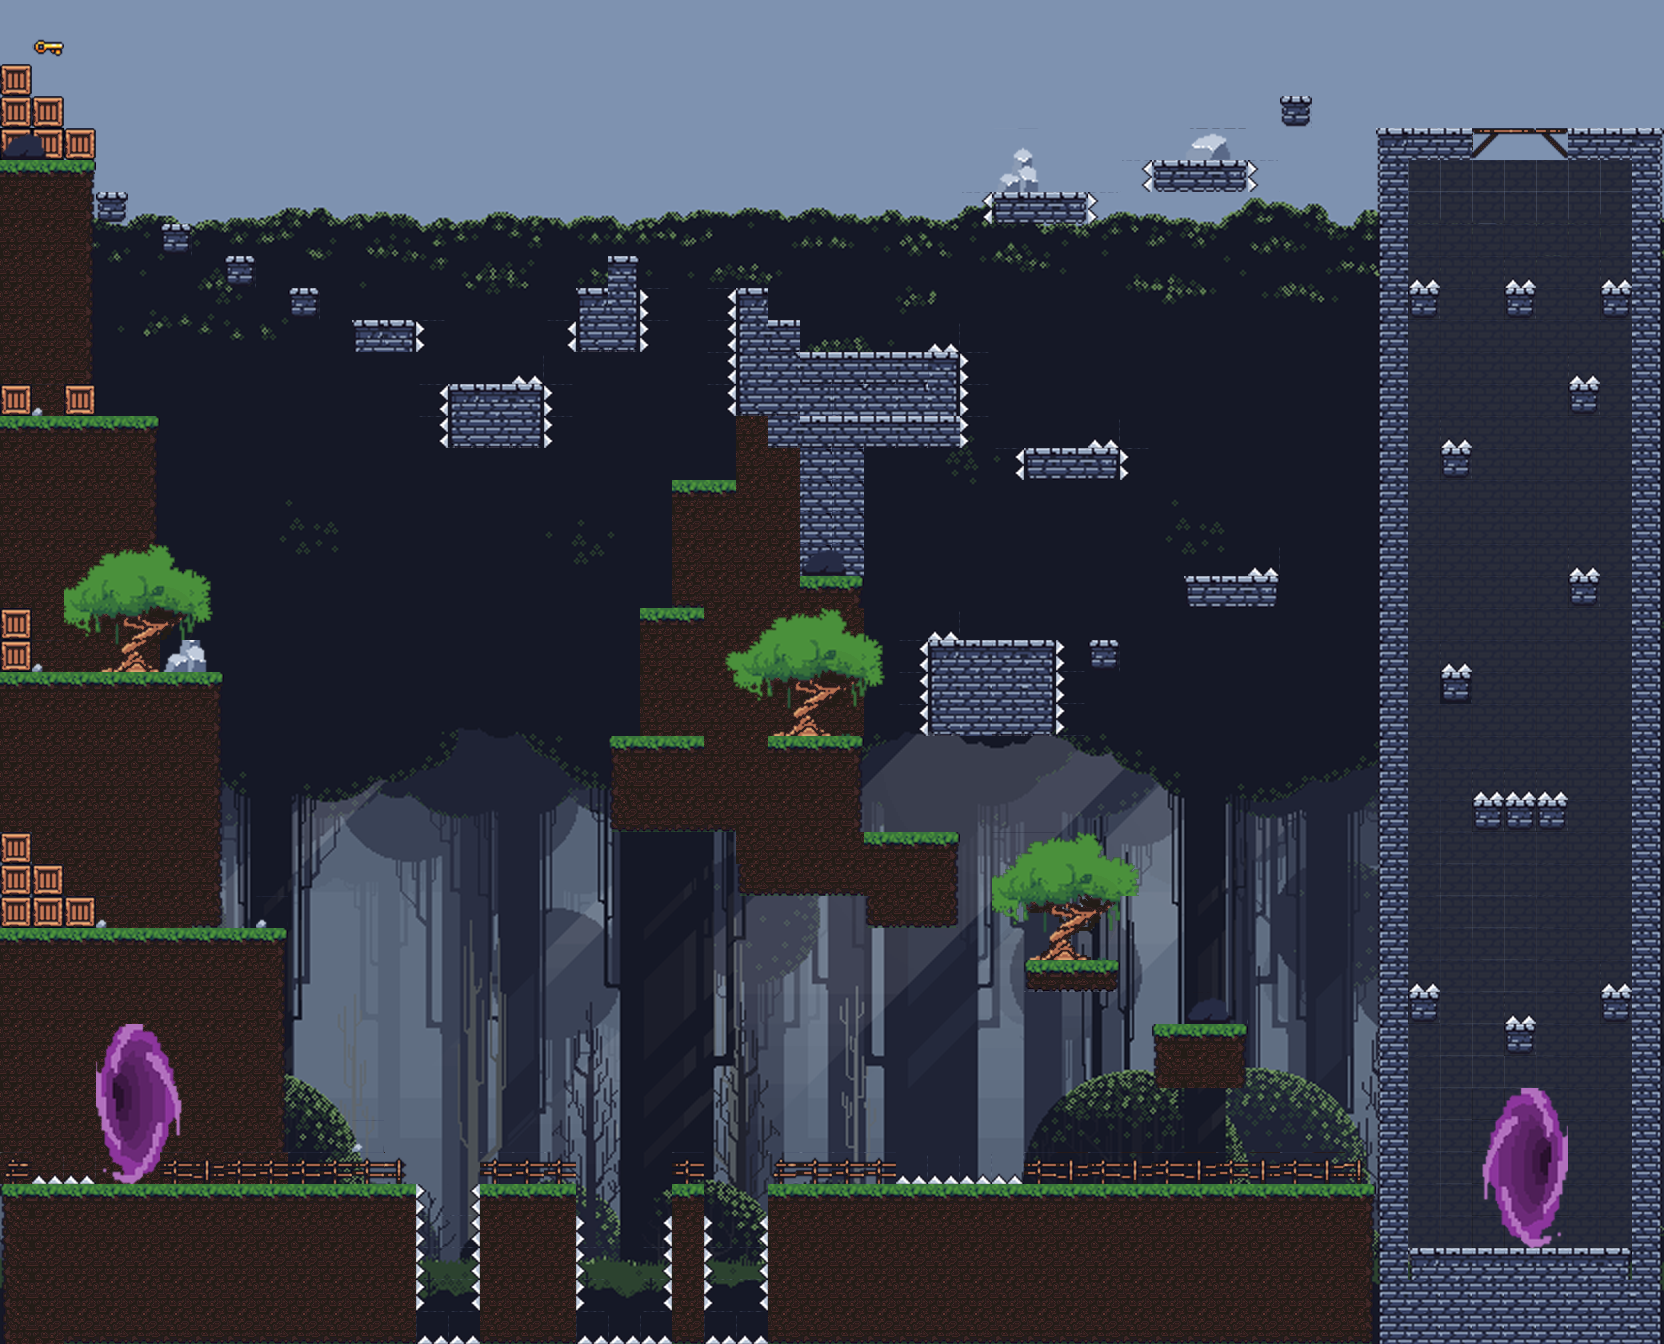

Below is a game level as drawn by its tile map, then a one-line description and the .tmx that defines it (tile-layer data replaced by summaries):
An orthogonal 52x42 tile map with 32x32 px tiles, 3 tile layers (Background, Platforms, Trapdoor), 3 tilesets and 106 objects (47x solid, 42x hazard, 13x platform, item, desactivable, ...).

<map version="1.2" tiledversion="1.2.4" orientation="orthogonal" renderorder="right-down" width="52" height="42" tilewidth="32" tileheight="32" infinite="0" nextlayerid="12" nextobjectid="319">
 <tileset firstgid="1" name="Background" tilewidth="32" tileheight="32" tilecount="2842" columns="58">
  <image source="Background.png" width="1856" height="1586" />
 </tileset>
 <tileset firstgid="2843" name="dirt+brick_v3" tilewidth="32" tileheight="32" tilecount="320" columns="20">
  <image source="dirt+brick_v3.png" width="656" height="514" />
  <terraintypes>
   <terrain name="New Terrain" tile="24" />
  </terraintypes>
  <tile id="0" terrain="0,0,0,0" />
  <tile id="1" terrain="0,0,0,0" />
  <tile id="4" terrain="0,0,0,0" />
  <tile id="5" terrain="0,0,0,0" />
  <tile id="20" terrain="0,0,0,0" />
  <tile id="21" terrain="0,0,0,0" />
  <tile id="24" terrain="0,0,0,0" />
  <tile id="25" terrain="0,0,0,0" />
 </tileset>
 <tileset firstgid="3163" name="Vortex Portal" tilewidth="32" tileheight="32" tilecount="100" columns="10">
  <image source="Vortex Portal.png" width="345" height="345" />
 </tileset>
 <layer id="1" name="Background" width="52" height="42">
  <data>[2184 cells, 2184 non-empty, 2090 distinct tile ids]</data>
 </layer>
 <layer id="2" name="Platforms" width="52" height="42">
  <data>[2184 cells, 1016 non-empty, 82 distinct tile ids]</data>
 </layer>
 <layer id="3" name="Trapdoor" width="52" height="42">
  <data>[2184 cells, 3 non-empty, 3 distinct tile ids]</data>
 </layer>
 <objectgroup id="4" name="Walls">
  <object id="259" name="Floor" type="solid" x="928" y="641" width="126.625" height="95.875" />
  <object id="260" name="Floor" type="solid" x="1088" y="641" width="31.875" height="29.7112" />
  <object id="261" name="Floor" type="solid" x="1184" y="577" width="95.625" height="32.1364" />
  <object id="262" name="Floor" type="solid" x="1024" y="449" width="95.9727" height="32.004" />
  <object id="263" name="Floor" type="solid" x="1441.8" y="449.313" width="29.125" height="28.5" />
  <object id="264" name="Floor" type="solid" x="1569.23" y="385.188" width="30.1875" height="27.5" />
  <object id="265" name="Floor" type="solid" x="1570.05" y="577.5" width="29" height="29.4375" />
  <object id="266" name="Floor" type="solid" x="1442.17" y="673.5" width="28.375" height="29" />
  <object id="267" name="Floor" type="solid" x="1473.9" y="800.5" width="91.8182" height="29" />
  <object id="268" name="Floor" type="solid" x="1410.42" y="290.188" width="28.625" height="28.5" />
  <object id="269" name="Floor" type="solid" x="1505.67" y="289.313" width="30" height="29.375" />
  <object id="270" name="Floor" type="solid" x="1601.89" y="289.5" width="30.2841" height="29" />
  <object id="271" name="Floor" type="solid" x="1410.42" y="993.938" width="27.625" height="29" />
  <object id="272" name="Floor" type="solid" x="1506.05" y="1025.5" width="27.8125" height="28.9375" />
  <object id="273" name="Floor" type="solid" x="1602.35" y="994" width="28.8182" height="28.5" />
  <object id="274" name="Floor" type="solid" x="448" y="385" width="96" height="64" />
  <object id="275" name="Floor" type="solid" x="992" y="193" width="95.875" height="31.9375" />
  <object id="276" name="Floor" type="solid" x="1152" y="161" width="95.8125" height="33" />
  <object id="277" name="Floor" type="solid" x="1279.64" y="97.9091" width="32" height="29.0136" />
  <object id="278" name="Floor" type="solid" x="0" y="1" width="31.9792" height="1183.59" />
  <object id="279" name="Floor" type="solid" x="37.2409" y="11.6667">
   <polygon points="-5.32421,4.49997 1617.32,4.45702 1617.37,-10.6667 -5.2397,-10.6667" />
  </object>
  <object id="280" name="Floor" type="solid" x="1671.82" y="0">
   <polygon points="-17.17,1 -17.17,129 -7.81818,129 -7.81818,1" />
  </object>
  <object id="281" name="Floor" type="solid" x="672" y="1185" width="31.8182" height="160" />
  <object id="282" name="Platform" type="platform" x="768" y="737" width="95.8182" height="13.9432" />
  <object id="283" name="Platform" type="platform" x="608" y="737" width="95.8182" height="14.1818" />
  <object id="284" name="Platform" type="platform" x="640" y="609" width="63.8182" height="14.7273" />
  <object id="285" name="Platform" type="platform" x="863.818" y="833" width="95.5455" height="14.0909" />
  <object id="286" name="Platform" type="platform" x="1024" y="961" width="95.1705" height="13.125" />
  <object id="287" name="Platform" type="platform" x="1152" y="1025" width="96.0682" height="14.5682" />
  <object id="288" name="Platform" type="platform" x="32.0625" y="417" width="126.938" height="14.1818" />
  <object id="289" name="Platform " type="platform" x="32.0584" y="673" width="191.032" height="14.1581" />
  <object id="290" name="Platform" type="platform" x="32" y="929" width="256" height="14.3333" />
  <object id="291" name="Ground" type="solid" x="1408" y="1249" width="223.903" height="32" />
  <object id="292" name="Platform" type="platform" x="672" y="481" width="63.3333" height="16.75" />
  <object id="293" name="Floor" type="solid" x="32" y="1185" width="384" height="32" />
  <object id="294" name="Floor" type="solid" x="480" y="1185" width="96" height="32" />
  <object id="295" name="Floor" type="solid" x="384" y="1217" width="32" height="128" />
  <object id="296" name="Floor" type="solid" x="480" y="1217" width="32" height="128" />
  <object id="297" name="Floor" type="solid" x="544" y="1217" width="32" height="128" />
  <object id="298" name="Floor" type="solid" x="768" y="1185" width="31.8182" height="160" />
  <object id="299" name="Floor" type="solid" x="800" y="1185" width="575.5" height="32" />
  <object id="300" name="Platform" type="platform" x="800" y="577" width="63.3333" height="16.75" />
  <object id="301" name="Platform" type="platform" x="800" y="417" width="160.667" height="12.0833" />
  <object id="302" name="Platform" type="platform" x="800" y="353" width="160.667" height="12.0833" />
  <object id="303" name="Floor" type="solid" x="736" y="289" width="31.9727" height="32.004" />
  <object id="304" name="Floor" type="solid" x="768" y="321" width="31.9727" height="32.004" />
  <object id="305" name="Floor" type="solid" x="32" y="97" width="30.6667" height="64" />
  <object id="306" name="Floor" type="solid" x="64" y="129.667" width="30.6667" height="31.3333" />
  <object id="307" name="Floor" type="solid" x="96" y="193" width="30.6667" height="31.3333" />
  <object id="308" name="Floor" type="solid" x="160" y="225" width="30.6667" height="31.3333" />
  <object id="309" name="Floor" type="solid" x="224" y="257" width="30.6667" height="31.3333" />
  <object id="310" name="Floor" type="solid" x="288" y="289" width="30.6667" height="31.3333" />
  <object id="311" name="Floor" type="solid" x="352" y="321" width="62.6667" height="31.3333" />
  <object id="312" name="Floor" type="solid" x="576" y="321" width="62.6667" height="31.3333" />
  <object id="313" name="Floor" type="solid" x="576" y="289" width="62.6667" height="31.3333" />
  <object id="314" name="Floor" type="solid" x="608" y="257" width="30.6667" height="31.3333" />
  <object id="315" name="Floor" type="solid" x="1376" y="129" width="32" height="1120" />
  <object id="316" name="Floor" type="solid" x="1632" y="129" width="32" height="1120" />
  <object id="317" name="Floor" type="solid" x="1408" y="129" width="63.3333" height="29.375" />
  </objectgroup>
 <objectgroup id="6" name="Hazards">
  <!-- 42 objects omitted --></objectgroup>
 <objectgroup id="8" name="Items">
  <!-- 1 objects omitted --></objectgroup>
 <objectgroup id="9" name="Desactivable">
  <!-- 1 objects omitted --></objectgroup>
 <objectgroup id="10" name="Respawn">
  <!-- 1 objects omitted --></objectgroup>
 <objectgroup id="11" name="End">
  <!-- 1 objects omitted --></objectgroup>
</map>
<!-- 47 of 106 objects omitted -->
